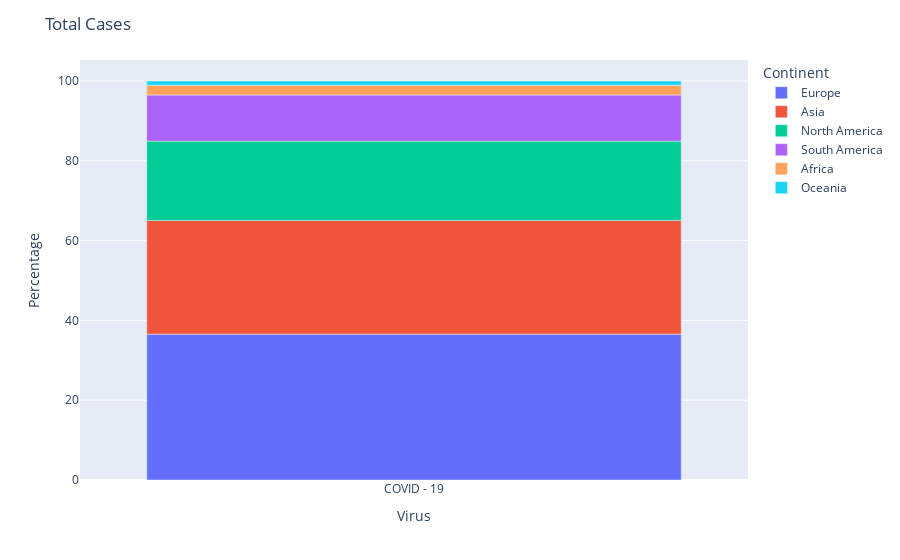
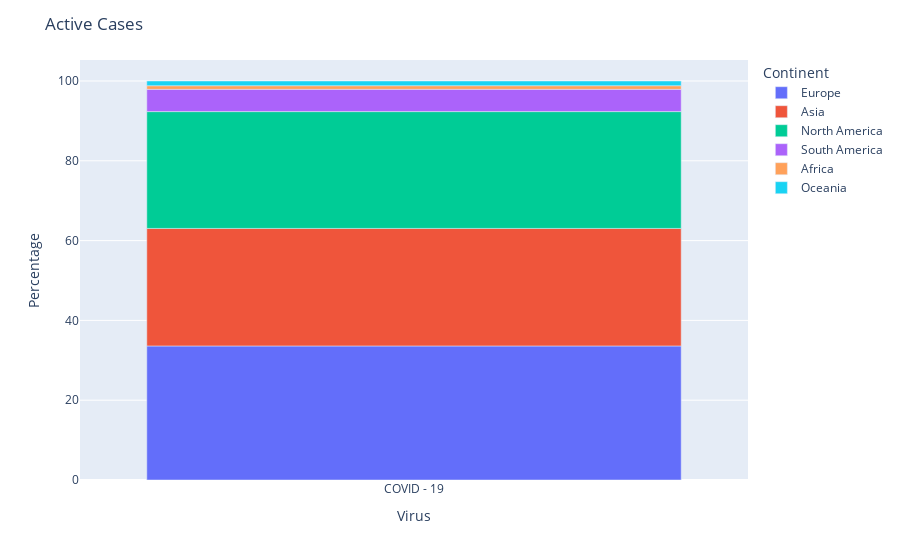
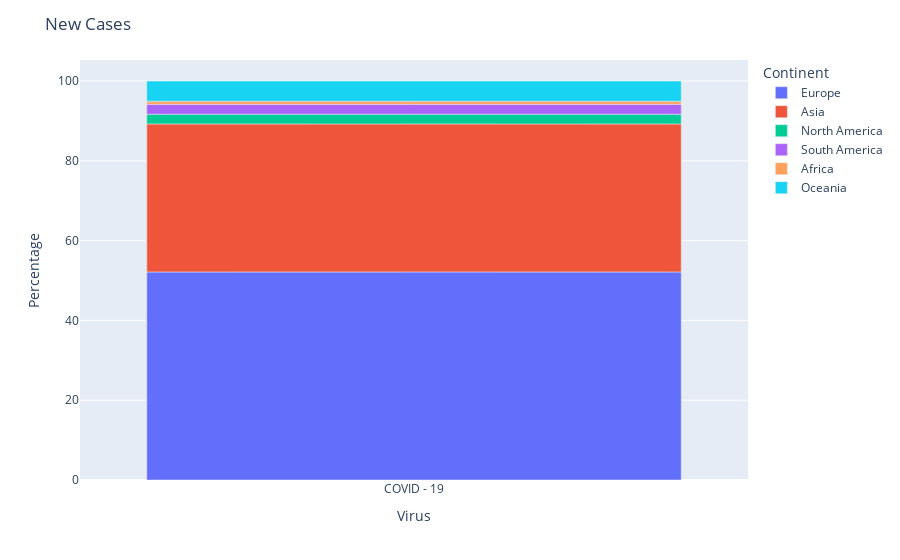
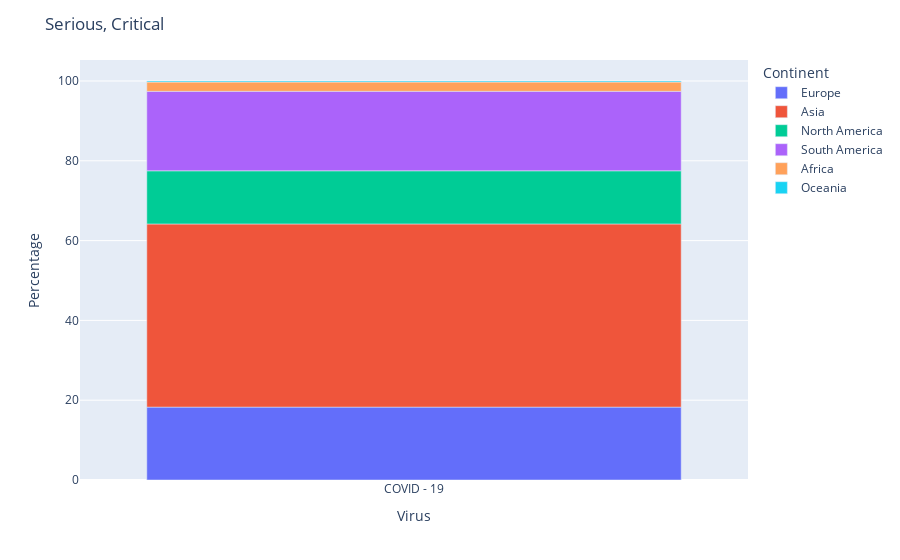

Write notebook code for charts like these, in order.
### Code cell
continent_vis(cases_list)

### Figure 1 — Plotly figure (JSON) as saved in the notebook; plotly's stock layout.template omitted (floating-point values rounded to 4 significant figures)
{"data": [{"alignmentgroup": "True", "customdata": [[177235962]], "hovertemplate": "Continent=Europe<br>Virus=%{x}<br>Percentage=%{y}<br>Total Cases=%{customdata[0]}<extra></extra>", "legendgroup": "Europe", "marker": {"color": "#636efa", "pattern": {"shape": ""}}, "name": "Europe", "offsetgroup": "Europe", "orientation": "v", "showlegend": true, "textposition": "auto", "type": "bar", "x": ["COVID - 19"], "xaxis": "x", "y": [36.54], "yaxis": "y"}, {"alignmentgroup": "True", "customdata": [[138279820]], "hovertemplate": "Continent=Asia<br>Virus=%{x}<br>Percentage=%{y}<br>Total Cases=%{customdata[0]}<extra></extra>", "legendgroup": "Asia", "marker": {"color": "#EF553B", "pattern": {"shape": ""}}, "name": "Asia", "offsetgroup": "Asia", "orientation": "v", "showlegend": true, "textposition": "auto", "type": "bar", "x": ["COVID - 19"], "xaxis": "x", "y": [28.51], "yaxis": "y"}, {"alignmentgroup": "True", "customdata": [[96445096]], "hovertemplate": "Continent=North America<br>Virus=%{x}<br>Percentage=%{y}<br>Total Cases=%{customdata[0]}<extra></extra>", "legendgroup": "North America", "marker": {"color": "#00cc96", "pattern": {"shape": ""}}, "name": "North America", "offsetgroup": "North America", "orientation": "v", "showlegend": true, "textposition": "auto", "type": "bar", "x": ["COVID - 19"], "xaxis": "x", "y": [19.88], "yaxis": "y"}, {"alignmentgroup": "True", "customdata": [[56039134]], "hovertemplate": "Continent=South America<br>Virus=%{x}<br>Percentage=%{y}<br>Total Cases=%{customdata[0]}<extra></extra>", "legendgroup": "South America", "marker": {"color": "#ab63fa", "pattern": {"shape": ""}}, "name": "South America", "offsetgroup": "South America", "orientation": "v", "showlegend": true, "textposition": "auto", "type": "bar", "x": ["COVID - 19"], "xaxis": "x", "y": [11.55], "yaxis": "y"}, {"alignmentgroup": "True", "customdata": [[11753164]], "hovertemplate": "Continent=Africa<br>Virus=%{x}<br>Percentage=%{y}<br>Total Cases=%{customdata[0]}<extra></extra>", "legendgroup": "Africa", "marker": {"color": "#FFA15A", "pattern": {"shape": ""}}, "name": "Africa", "offsetgroup": "Africa", "orientation": "v", "showlegend": true, "textposition": "auto", "type": "bar", "x": ["COVID - 19"], "xaxis": "x", "y": [2.42], "yaxis": "y"}, {"alignmentgroup": "True", "customdata": [[5284477]], "hovertemplate": "Continent=Oceania<br>Virus=%{x}<br>Percentage=%{y}<br>Total Cases=%{customdata[0]}<extra></extra>", "legendgroup": "Oceania", "marker": {"color": "#19d3f3", "pattern": {"shape": ""}}, "name": "Oceania", "offsetgroup": "Oceania", "orientation": "v", "showlegend": true, "textposition": "auto", "type": "bar", "x": ["COVID - 19"], "xaxis": "x", "y": [1.09], "yaxis": "y"}], "layout": {"barmode": "relative", "legend": {"title": {"text": "Continent"}, "tracegroupgap": 0}, "margin": {"t": 60}, "title": {"text": "Total Cases"}, "xaxis": {"anchor": "y", "domain": [0, 1], "title": {"text": "Virus"}}, "yaxis": {"anchor": "x", "domain": [0, 1], "title": {"text": "Percentage"}}}}

### Figure 2 — Plotly figure (JSON) as saved in the notebook; plotly's stock layout.template omitted (floating-point values rounded to 4 significant figures)
{"data": [{"alignmentgroup": "True", "customdata": [[19562250]], "hovertemplate": "Continent=Europe<br>Virus=%{x}<br>Percentage=%{y}<br>Active Cases=%{customdata[0]}<extra></extra>", "legendgroup": "Europe", "marker": {"color": "#636efa", "pattern": {"shape": ""}}, "name": "Europe", "offsetgroup": "Europe", "orientation": "v", "showlegend": true, "textposition": "auto", "type": "bar", "x": ["COVID - 19"], "xaxis": "x", "y": [33.6], "yaxis": "y"}, {"alignmentgroup": "True", "customdata": [[17142011]], "hovertemplate": "Continent=Asia<br>Virus=%{x}<br>Percentage=%{y}<br>Active Cases=%{customdata[0]}<extra></extra>", "legendgroup": "Asia", "marker": {"color": "#EF553B", "pattern": {"shape": ""}}, "name": "Asia", "offsetgroup": "Asia", "orientation": "v", "showlegend": true, "textposition": "auto", "type": "bar", "x": ["COVID - 19"], "xaxis": "x", "y": [29.45], "yaxis": "y"}, {"alignmentgroup": "True", "customdata": [[17042836]], "hovertemplate": "Continent=North America<br>Virus=%{x}<br>Percentage=%{y}<br>Active Cases=%{customdata[0]}<extra></extra>", "legendgroup": "North America", "marker": {"color": "#00cc96", "pattern": {"shape": ""}}, "name": "North America", "offsetgroup": "North America", "orientation": "v", "showlegend": true, "textposition": "auto", "type": "bar", "x": ["COVID - 19"], "xaxis": "x", "y": [29.28], "yaxis": "y"}, {"alignmentgroup": "True", "customdata": [[3245759]], "hovertemplate": "Continent=South America<br>Virus=%{x}<br>Percentage=%{y}<br>Active Cases=%{customdata[0]}<extra></extra>", "legendgroup": "South America", "marker": {"color": "#ab63fa", "pattern": {"shape": ""}}, "name": "South America", "offsetgroup": "South America", "orientation": "v", "showlegend": true, "textposition": "auto", "type": "bar", "x": ["COVID - 19"], "xaxis": "x", "y": [5.58], "yaxis": "y"}, {"alignmentgroup": "True", "customdata": [[529948]], "hovertemplate": "Continent=Africa<br>Virus=%{x}<br>Percentage=%{y}<br>Active Cases=%{customdata[0]}<extra></extra>", "legendgroup": "Africa", "marker": {"color": "#FFA15A", "pattern": {"shape": ""}}, "name": "Africa", "offsetgroup": "Africa", "orientation": "v", "showlegend": true, "textposition": "auto", "type": "bar", "x": ["COVID - 19"], "xaxis": "x", "y": [0.91], "yaxis": "y"}, {"alignmentgroup": "True", "customdata": [[689646]], "hovertemplate": "Continent=Oceania<br>Virus=%{x}<br>Percentage=%{y}<br>Active Cases=%{customdata[0]}<extra></extra>", "legendgroup": "Oceania", "marker": {"color": "#19d3f3", "pattern": {"shape": ""}}, "name": "Oceania", "offsetgroup": "Oceania", "orientation": "v", "showlegend": true, "textposition": "auto", "type": "bar", "x": ["COVID - 19"], "xaxis": "x", "y": [1.18], "yaxis": "y"}], "layout": {"barmode": "relative", "legend": {"title": {"text": "Continent"}, "tracegroupgap": 0}, "margin": {"t": 60}, "title": {"text": "Active Cases"}, "xaxis": {"anchor": "y", "domain": [0, 1], "title": {"text": "Virus"}}, "yaxis": {"anchor": "x", "domain": [0, 1], "title": {"text": "Percentage"}}}}

### Figure 3 — Plotly figure (JSON) as saved in the notebook; plotly's stock layout.template omitted (floating-point values rounded to 4 significant figures)
{"data": [{"alignmentgroup": "True", "customdata": [[812472]], "hovertemplate": "Continent=Europe<br>Virus=%{x}<br>Percentage=%{y}<br>New Cases=%{customdata[0]}<extra></extra>", "legendgroup": "Europe", "marker": {"color": "#636efa", "pattern": {"shape": ""}}, "name": "Europe", "offsetgroup": "Europe", "orientation": "v", "showlegend": true, "textposition": "auto", "type": "bar", "x": ["COVID - 19"], "xaxis": "x", "y": [52.14], "yaxis": "y"}, {"alignmentgroup": "True", "customdata": [[578102]], "hovertemplate": "Continent=Asia<br>Virus=%{x}<br>Percentage=%{y}<br>New Cases=%{customdata[0]}<extra></extra>", "legendgroup": "Asia", "marker": {"color": "#EF553B", "pattern": {"shape": ""}}, "name": "Asia", "offsetgroup": "Asia", "orientation": "v", "showlegend": true, "textposition": "auto", "type": "bar", "x": ["COVID - 19"], "xaxis": "x", "y": [37.1], "yaxis": "y"}, {"alignmentgroup": "True", "customdata": [[38000]], "hovertemplate": "Continent=North America<br>Virus=%{x}<br>Percentage=%{y}<br>New Cases=%{customdata[0]}<extra></extra>", "legendgroup": "North America", "marker": {"color": "#00cc96", "pattern": {"shape": ""}}, "name": "North America", "offsetgroup": "North America", "orientation": "v", "showlegend": true, "textposition": "auto", "type": "bar", "x": ["COVID - 19"], "xaxis": "x", "y": [2.44], "yaxis": "y"}, {"alignmentgroup": "True", "customdata": [[38843]], "hovertemplate": "Continent=South America<br>Virus=%{x}<br>Percentage=%{y}<br>New Cases=%{customdata[0]}<extra></extra>", "legendgroup": "South America", "marker": {"color": "#ab63fa", "pattern": {"shape": ""}}, "name": "South America", "offsetgroup": "South America", "orientation": "v", "showlegend": true, "textposition": "auto", "type": "bar", "x": ["COVID - 19"], "xaxis": "x", "y": [2.49], "yaxis": "y"}, {"alignmentgroup": "True", "customdata": [[11967]], "hovertemplate": "Continent=Africa<br>Virus=%{x}<br>Percentage=%{y}<br>New Cases=%{customdata[0]}<extra></extra>", "legendgroup": "Africa", "marker": {"color": "#FFA15A", "pattern": {"shape": ""}}, "name": "Africa", "offsetgroup": "Africa", "orientation": "v", "showlegend": true, "textposition": "auto", "type": "bar", "x": ["COVID - 19"], "xaxis": "x", "y": [0.77], "yaxis": "y"}, {"alignmentgroup": "True", "customdata": [[78843]], "hovertemplate": "Continent=Oceania<br>Virus=%{x}<br>Percentage=%{y}<br>New Cases=%{customdata[0]}<extra></extra>", "legendgroup": "Oceania", "marker": {"color": "#19d3f3", "pattern": {"shape": ""}}, "name": "Oceania", "offsetgroup": "Oceania", "orientation": "v", "showlegend": true, "textposition": "auto", "type": "bar", "x": ["COVID - 19"], "xaxis": "x", "y": [5.06], "yaxis": "y"}], "layout": {"barmode": "relative", "legend": {"title": {"text": "Continent"}, "tracegroupgap": 0}, "margin": {"t": 60}, "title": {"text": "New Cases"}, "xaxis": {"anchor": "y", "domain": [0, 1], "title": {"text": "Virus"}}, "yaxis": {"anchor": "x", "domain": [0, 1], "title": {"text": "Percentage"}}}}

### Figure 4 — Plotly figure (JSON) as saved in the notebook; plotly's stock layout.template omitted (floating-point values rounded to 4 significant figures)
{"data": [{"alignmentgroup": "True", "customdata": [[10677]], "hovertemplate": "Continent=Europe<br>Virus=%{x}<br>Percentage=%{y}<br>Serious, Critical=%{customdata[0]}<extra></extra>", "legendgroup": "Europe", "marker": {"color": "#636efa", "pattern": {"shape": ""}}, "name": "Europe", "offsetgroup": "Europe", "orientation": "v", "showlegend": true, "textposition": "auto", "type": "bar", "x": ["COVID - 19"], "xaxis": "x", "y": [18.27], "yaxis": "y"}, {"alignmentgroup": "True", "customdata": [[26820]], "hovertemplate": "Continent=Asia<br>Virus=%{x}<br>Percentage=%{y}<br>Serious, Critical=%{customdata[0]}<extra></extra>", "legendgroup": "Asia", "marker": {"color": "#EF553B", "pattern": {"shape": ""}}, "name": "Asia", "offsetgroup": "Asia", "orientation": "v", "showlegend": true, "textposition": "auto", "type": "bar", "x": ["COVID - 19"], "xaxis": "x", "y": [45.9], "yaxis": "y"}, {"alignmentgroup": "True", "customdata": [[7786]], "hovertemplate": "Continent=North America<br>Virus=%{x}<br>Percentage=%{y}<br>Serious, Critical=%{customdata[0]}<extra></extra>", "legendgroup": "North America", "marker": {"color": "#00cc96", "pattern": {"shape": ""}}, "name": "North America", "offsetgroup": "North America", "orientation": "v", "showlegend": true, "textposition": "auto", "type": "bar", "x": ["COVID - 19"], "xaxis": "x", "y": [13.32], "yaxis": "y"}, {"alignmentgroup": "True", "customdata": [[11638]], "hovertemplate": "Continent=South America<br>Virus=%{x}<br>Percentage=%{y}<br>Serious, Critical=%{customdata[0]}<extra></extra>", "legendgroup": "South America", "marker": {"color": "#ab63fa", "pattern": {"shape": ""}}, "name": "South America", "offsetgroup": "South America", "orientation": "v", "showlegend": true, "textposition": "auto", "type": "bar", "x": ["COVID - 19"], "xaxis": "x", "y": [19.92], "yaxis": "y"}, {"alignmentgroup": "True", "customdata": [[1355]], "hovertemplate": "Continent=Africa<br>Virus=%{x}<br>Percentage=%{y}<br>Serious, Critical=%{customdata[0]}<extra></extra>", "legendgroup": "Africa", "marker": {"color": "#FFA15A", "pattern": {"shape": ""}}, "name": "Africa", "offsetgroup": "Africa", "orientation": "v", "showlegend": true, "textposition": "auto", "type": "bar", "x": ["COVID - 19"], "xaxis": "x", "y": [2.32], "yaxis": "y"}, {"alignmentgroup": "True", "customdata": [[159]], "hovertemplate": "Continent=Oceania<br>Virus=%{x}<br>Percentage=%{y}<br>Serious, Critical=%{customdata[0]}<extra></extra>", "legendgroup": "Oceania", "marker": {"color": "#19d3f3", "pattern": {"shape": ""}}, "name": "Oceania", "offsetgroup": "Oceania", "orientation": "v", "showlegend": true, "textposition": "auto", "type": "bar", "x": ["COVID - 19"], "xaxis": "x", "y": [0.27], "yaxis": "y"}], "layout": {"barmode": "relative", "legend": {"title": {"text": "Continent"}, "tracegroupgap": 0}, "margin": {"t": 60}, "title": {"text": "Serious, Critical"}, "xaxis": {"anchor": "y", "domain": [0, 1], "title": {"text": "Virus"}}, "yaxis": {"anchor": "x", "domain": [0, 1], "title": {"text": "Percentage"}}}}
